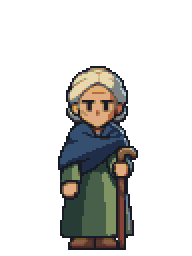
#> input picture art-drop/figures/r19/e-graphic/test-elder-front.png, 96 x 128 px, given in place of innkeeper-front-v1.png, which was not available (shown 2 times larger)
$ python assemble.py
#> lines starting #> are read from the running program, lines starting #| are printed output that depends on the picture
### art-drop/figures/r19/e-graphic/process.py
from pathlib import Path
import json
import sys
from PIL import Image, ImageDraw, ImageFont

ROOT = Path(__file__).resolve().parent.parent
OUT = ROOT / 'out'
HEX = '191B24 30313C 50515A 7D8284 4A2928 844335 B96845 E2AC83 55382D 866044 B79263 E9D8AD 263C35 48604A 7F9363 BDD1A0 202D49 344F70 668298 ADC8C8 705427 AC8139 D7B45D F3D997'.split()
PAL = [tuple(bytes.fromhex(c)) for c in HEX]

def snap(im):
    cache = {}
    data=[]
    for r,g,b,a in im.getdata():
        if a<128:
            data.append((0,0,0,0)); continue
        rgb=(r,g,b)
        if rgb not in cache:
            cache[rgb]=min(PAL,key=lambda p:2*(r-p[0])**2+3*(g-p[1])**2+2*(b-p[2])**2)+(255,)
        data.append(cache[rgb])
    out=Image.new('RGBA',im.size); out.putdata(data)
    return out

def reduce(src,dst):
    im=Image.open(src).convert('RGB')
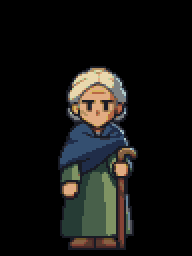
#> im: PIL image 96x128 RGB (shown 2 times larger); mean R, G, B 21.1, 20.9, 18.7
    data=[(0,0,0,0) if r>120 and b>120 and r-g>65 and b-g>65 else (r,g,b,255) for r,g,b in im.getdata()]
#> data = 12288 items, first 6: (0, 0, 0, 255), (0, 0, 0, 255), (0, 0, 0, 255), (0, 0, 0, 255), (0, 0, 0, 255), (0, 0, 0, 255)
    keyed=Image.new('RGBA',im.size); keyed.putdata(data)
#> after `keyed = Image.new('RGBA', im.size)`: keyed: PIL image 96x128 RGBA; every value is 0
    im=keyed.crop(keyed.getbbox())
    im=snap(im.resize((round(im.width*92/im.height),92),Image.Resampling.BOX))
#> after the loop in snap, `for r,g,b,a in im.getdata():`: cache = 166 items; data = 6348 items, first 6: (25, 27, 36, 255), (25, 27, 36, 255), (25, 27, 36, 255), (25, 27, 36, 255), (25, 27, 36, 255), (25, 27, 36, 255)
#> in snap, `out = Image.new('RGBA', im.size)`: out: PIL image 69x92 RGBA; every value is 0
#> in snap, `out.putdata(data)`:
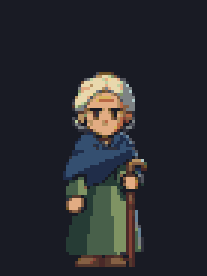
#> out: PIL image 69x92 RGBA (shown 3 times larger); mean R, G, B, A 40.6, 41.9, 46.5, 255
    im=im.crop(im.getbbox())
    if im.height!=92:
        im=snap(im.resize((round(im.width*92/im.height),92),Image.Resampling.NEAREST))
    xs=[x for y in range(im.height-3,im.height) for x in range(im.width) if im.getpixel((x,y))[3]]
#> xs = 207 values, max 68 at index 68, min 0 at index 0, mean 34
    center=(min(xs)+max(xs))/2
#> center = 34
    assert im.width<=96
    x=max(0,min(96-im.width,round(48-center)))
#> x = 14
    frame=Image.new('RGBA',(96,128)); frame.paste(im,(x,125-im.height)); frame.save(dst)
#> after `frame.paste(im, (x, 125 - im.height))`:
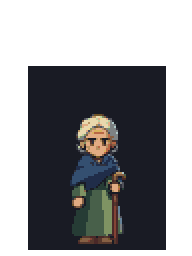
#> frame: PIL image 96x128 RGBA (shown 2 times larger); mean R, G, B, A 21, 21.6, 24, 131.7; transparent parts drawn white
    return frame

# [8 lines left out: function check, not called in this run]

# [5 lines that do not run on import are left out]

### art-drop/figures/r19/e-graphic/assemble.py
from process import *

sources=[('innkeeper-front','innkeeper-front-v1.png'),('innkeeper-side','innkeeper-side-v3.png'),('elder-front','elder-front-v2.png'),('elder-side','elder-side-v1.png')]
for name,source in sources:
    reduce(OUT/'test-big'/source,OUT/f'test-{name}.png')
#> pass 2 of the loop `for name,source in sources:`:
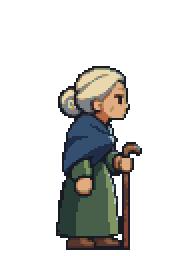
#> input picture art-drop/figures/r19/e-graphic/test-elder-side.png, 96 x 128 px, given in place of innkeeper-side-v3.png, which was not available (shown 2 times larger)
#> in reduce (call 2), `im=Image.open(src).convert('RGB')`:
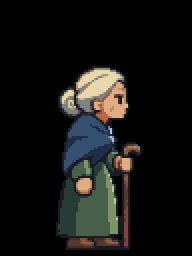
#> im: PIL image 96x128 RGB (shown 2 times larger); mean R, G, B 20.7, 20.8, 18.8
#> in reduce (call 2), `frame.paste(im, (x, 125 - im.height))`:
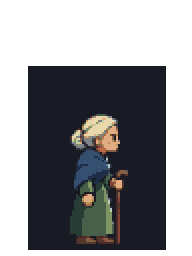
#> frame: PIL image 96x128 RGBA (shown 2 times larger); mean R, G, B, A 20.9, 21.6, 24.1, 131.7; transparent parts drawn white
#> (the run stopped early here; a loop or call above may not have finished)
